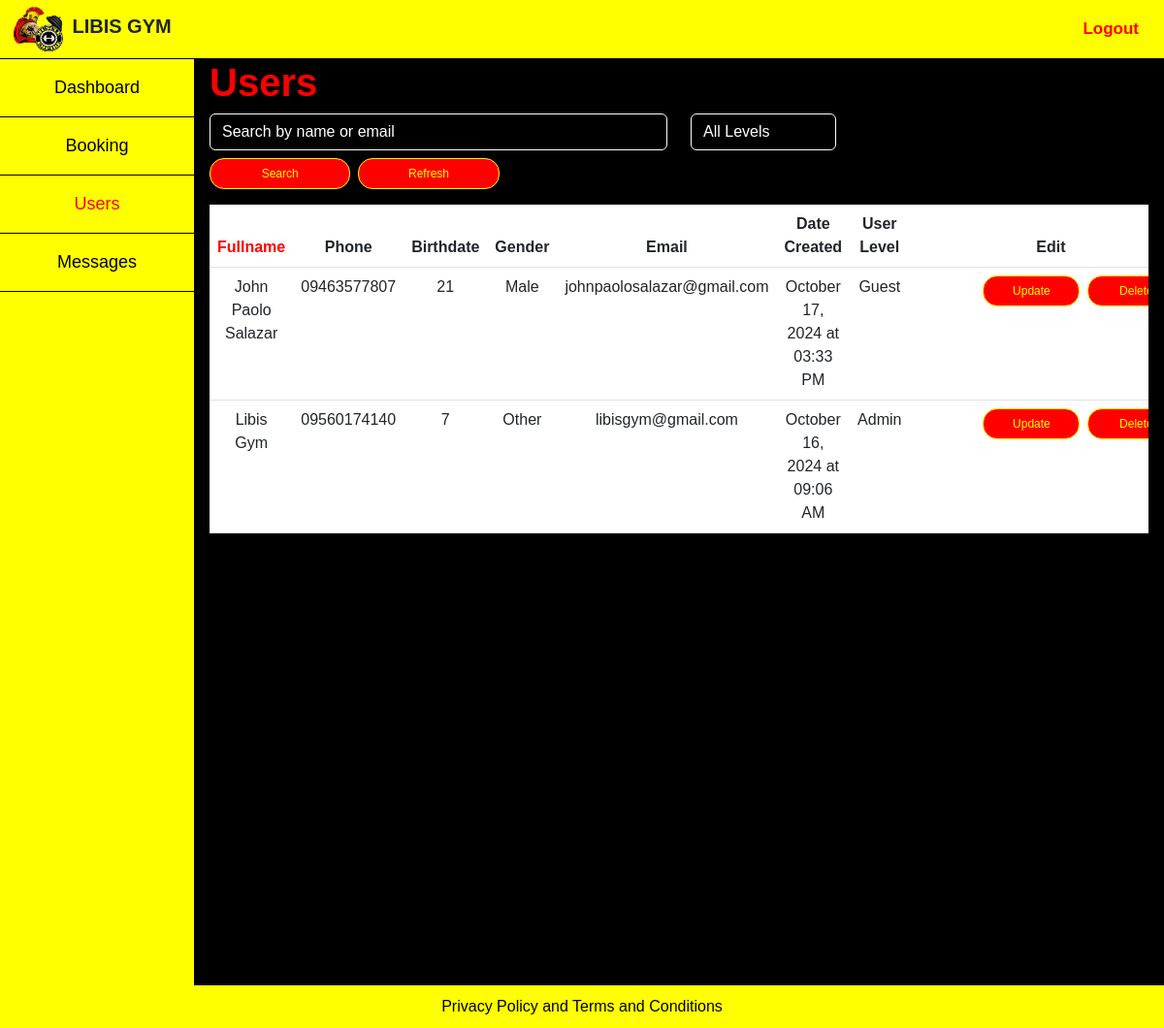
/admin/users.php, run on the app's committed database.
### tables this page shows
CREATE TABLE `tbl_user` (
  `id` int(100) NOT NULL,
  `firstname` varchar(50) NOT NULL,
  `lastname` varchar(50) NOT NULL,
  `phone` varchar(15) NOT NULL,
  `birthdate` date NOT NULL,
  `age` int(3) NOT NULL,
  `gender` enum('Male','Female','Other') NOT NULL,
  `email` varchar(50) NOT NULL,
  `pword` varchar(20) NOT NULL,
  `user_level` int(11) NOT NULL,
  `date_created` timestamp NOT NULL DEFAULT current_timestamp() ON UPDATE current_timestamp()
);

### admin/users.php (the view, shortened to what this page needs)
<?php
$servername = "localhost";
$username = "root";
$password = "";
$dbname = "libisgym_db";
$conn = new mysqli($servername, $username, $password, $dbname);
  $search_query = '';
  $sql = "SELECT * FROM tbl_user";
  $sql .= " ORDER BY date_created DESC";
  $result = $conn->query($sql);
  $users = [];
  if ($result->num_rows > 0) {
      while($row = $result->fetch_assoc()) {
          $users[] = $row;
      }
  }
?>
<!DOCTYPE html>
<html>
<head>
    <link href="https://cdn.jsdelivr.net/npm/bootstrap@5.3.0-alpha1/dist/css/bootstrap.min.css" rel="stylesheet">
    <link rel="stylesheet" href="https://cdnjs.cloudflare.com/ajax/libs/font-awesome/4.7.0/css/font-awesome.min.css">
    <link rel="stylesheet" href="../css/styles.css">
</head>
<body>
    <div class="header">
        <div class="logo-container">
          <img src="../pic/logo.png" alt="Logo" width="60px" height="50px" margin-left="50px">
          <span class="text">LIBIS GYM</span>
        </div>
        <a href="../index.php" class="btnlogout" style="color: red;">Logout</a>
    </div>
    <div class="sidebar">
        <a href="index.php">Dashboard</a>
        <a href="booking.php">Booking</a>
        <a class="active" href="users.php">Users</a>
        <a href="message.php">Messages</a>
    </div>
    <div class="content user-content">
    <h2>Users</h2>
    <form method="POST" class="mb-3 row">
        <div class="col-md-6 mb-2">
            <input type="text" name="search" value="<?php echo htmlspecialchars($search_query); ?>" placeholder="Search by name or email" class="form-control transparent-input" style="width: 100%;">
        </div>
        <div class="col-md-4 mb-2">
            <select name="user_level_filter" class="form-control transparent-input" style="width: 150px;">
                <option value="">All Levels</option>
            </select>
        </div>
        <div class="col-12 col-md-4 d-flex">
            <button type="submit" class="btn btn-primary btnupdate w-100 me-2" style="width: 100px">Search</button>
            <button type="button" class="btn btn-primary btnupdate w-100 me-2" style="width: 100px" onclick="window.location.href='users.php';">Refresh</button>
        </div>
    </form>
    <div class="table-responsive">
        <table class="table table-value">
            <thead class="user-head">
                <tr>
                    <th style="color: red;">Fullname</th>
                    <th>Phone</th>
                    <th>Birthdate</th>
                    <th>Gender</th>
                    <th>Email</th>
                    <th>Date Created</th>
                    <th>User Level</th>
                    <th>Edit</th>
                </tr>
            </thead>
            <tbody class="user-data">
                <?php foreach ($users as $user): ?>
                <tr>
                    <td><?php echo htmlspecialchars($user['firstname'] . ' ' . $user['lastname']); ?></td>
                    <td><?php echo htmlspecialchars($user['phone']); ?></td>
                    <td>
                        <?php
                            $birthdate = new DateTime($user['birthdate']);
                            $today = new DateTime('today');
                            $age = $today->diff($birthdate)->y;
                            echo htmlspecialchars($age);
                        ?>
                    </td>
                    <td><?php echo htmlspecialchars($user['gender']); ?></td>
                    <td><?php echo htmlspecialchars($user['email']); ?></td>
                    <td>
                        <?php
                            $dateTime = new DateTime($user['date_created']);
                            echo htmlspecialchars($dateTime->format('F j, Y'));
                            echo ' at ' . htmlspecialchars($dateTime->format('h:i A'));
                        ?>
                    </td>
                    <td><?php
                    switch ($user['user_level']) {
                        case 1:
                            echo "Admin";
                            break;
                        case 2:
                            echo "Guest";
                            break;
                    }
                    ?></td>
                    <td>
                        <form action="update_users.php" method="POST" class="d-flex align-items-center">
                            <input type="text" style="text-align: center; width: 60px; background: none; color: white; border: solid 1px white;" name="user_level" value="<?php echo htmlspecialchars($user['user_level']); ?>" required>
                            <button type="submit" class="btn btn-primary btnupdate ms-2">Update</button>
                            <a href="?delete_id=<?php echo htmlspecialchars($user['id']); ?>" class="btn btn-danger btnupdate ms-2">Delete</a>
                        </form>
                    </td>
                </tr>
                <?php endforeach; ?>
            </tbody>
        </table>
    </div>
</div>
<footer class="text-center">
    <p>
        <a href="#" data-toggle="modal" data-target="#infoModal">Privacy Policy and Terms and Conditions</a>
    </p>
</footer>
</body>
</html>

### css/styles.css (style rules this page uses)
body { background-color: black; font-family: sans-serif; height: 100%; overflow: auto; }
.header { background-color: yellow; display: flex; align-items: center; height: 60px; padding-left: 15px; }
.text { font-size: 20px; font-weight: bold; }
.header a { float: right; display: block; color: black; text-align: center; padding: 14px 16px; text-decoration: none; font-size: 17px; justify-content: flex-end; font-weight: bold; }
.header { display: flex; justify-content: space-between; align-items: center; padding: 10px; padding-bottom: 10px; }

### admin/users.php (style rules this page uses)
body { overflow: auto; }
.sidebar { margin: 0; padding: 0; width: 200px; background-color: yellow; position: fixed; overflow: hidden; height: 100%; border-top: solid 1px black;; }
.sidebar a { display: block; color: black; padding: 16px; text-decoration: none; border: solid 1px black; border-left: none; border-right: none; border-top: none; text-align: center; font-size: 18px; }
.sidebar a.active { color: Red; }
div.content { margin-left: 200px; padding: 1px 16px; height: 1000px; }
footer { position: fixed; bottom: 0; left: 0; right: 0; background-color: yellow; padding: 10px 0; width: 100%; }
footer p { font-size: 16px; margin: 0; }
footer a { color: black; text-decoration: none; }
h2 { color: red; font-size: 40px; font-weight: bold; }
.table-value { color: white; text-align: center; }
.btnupdate { background-color: red; border-color: yellow; color: yellow; width: 100px; height: 100%; font-size: 12px; border-radius: 15px; }
.transparent-input { background-color: transparent; border: solid 1px white; color: white; }
.transparent-input::placeholder { color: white; opacity: 1; }
select.transparent-input { background-color: transparent; color: white; border: 1px solid white; width: 150px; }
select.transparent-input option { background-color: black; color: white; }

### data on the page
tbl_user: firstname+lastname "John Paolo Salazar", phone "09463577807", birthdate "21", gender "Male", email "johnpaolosalazar@gmail.com", date_created "October 17, 2024", date_created "03:33 PM", shows "Guest", user_level "2"
tbl_user: firstname+lastname "Libis Gym", phone "09560174140", birthdate "7", gender "Other", email "libisgym@gmail.com", date_created "October 16, 2024", date_created "09:06 AM", shows "Admin", user_level "1"
